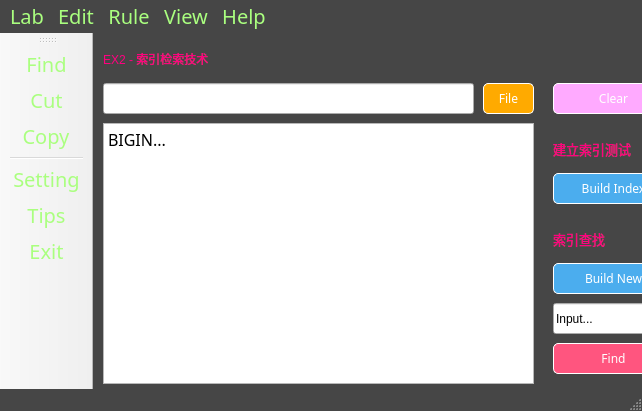
<?xml version="1.0" encoding="UTF-8"?>
<ui version="4.0">
 <class>MainWindow</class>
 <widget class="QMainWindow" name="MainWindow">
  <property name="geometry">
   <rect>
    <x>0</x>
    <y>0</y>
    <width>642</width>
    <height>411</height>
   </rect>
  </property>
  <property name="windowTitle">
   <string>MainWindow</string>
  </property>
  <property name="styleSheet">
   <string notr="true">QMainWindow{
	background-color: rgb(70, 70, 70); /*背景色*/
}
</string>
  </property>
  <property name="iconSize">
   <size>
    <width>32</width>
    <height>32</height>
   </size>
  </property>
  <widget class="QWidget" name="centralwidget">
   <property name="styleSheet">
    <string notr="true">QCentralwidget{
	background-color: rgb(70, 70, 70); /*背景色*/
}</string>
   </property>
   <widget class="QPushButton" name="pushButton">
    <property name="geometry">
     <rect>
      <x>460</x>
      <y>140</y>
      <width>121</width>
      <height>31</height>
     </rect>
    </property>
    <property name="autoFillBackground">
     <bool>false</bool>
    </property>
    <property name="styleSheet">
     <string notr="true">QPushButton
{
	background-color: rgb(75, 173, 238); /*背景色*/ 
	border-style: outset;    /* 边界内凹 */
	border-width: 1px;     /* 边边界宽度 */
	border-radius: 5px; /* 边界圆滑 */
	font: dengxian 16px;     /* 字体大小 */
	min-width: 2em;
	color: white; /* 字体颜色 */
	
}
/* 鼠标经过改变按钮颜色 */
QPushButton:hover
{
	background-color: rgb(0, 150, 0);
}
</string>
    </property>
    <property name="text">
     <string>Build Index</string>
    </property>
   </widget>
   <widget class="QLabel" name="label">
    <property name="geometry">
     <rect>
      <x>10</x>
      <y>10</y>
      <width>441</width>
      <height>31</height>
     </rect>
    </property>
    <property name="styleSheet">
     <string notr="true">font: 25 20pt &quot;等线 Light&quot;;
color: rgb(255, 0, 127)</string>
    </property>
    <property name="text">
     <string>EX2 - 索引检索技术</string>
    </property>
   </widget>
   <widget class="QPushButton" name="pushButton_2">
    <property name="geometry">
     <rect>
      <x>460</x>
      <y>50</y>
      <width>121</width>
      <height>31</height>
     </rect>
    </property>
    <property name="autoFillBackground">
     <bool>false</bool>
    </property>
    <property name="styleSheet">
     <string notr="true">QPushButton
{
	background-color: rgb(255, 170, 255); /*背景色*/ 
	border-style: outset;    /* 边界内凹 */
	border-width: 1px;     /* 边边界宽度 */
	border-radius: 5px; /* 边界圆滑 */
	font: dengxian 16px;     /* 字体大小 */
	min-width: 2em;
	color: white; /* 字体颜色 */
	
}
/* 鼠标经过改变按钮颜色 */
QPushButton:hover
{
	background-color: rgb(0, 150, 0);
}
</string>
    </property>
    <property name="text">
     <string>Clear</string>
    </property>
   </widget>
   <widget class="QPushButton" name="pushButton_3">
    <property name="geometry">
     <rect>
      <x>460</x>
      <y>230</y>
      <width>121</width>
      <height>31</height>
     </rect>
    </property>
    <property name="autoFillBackground">
     <bool>false</bool>
    </property>
    <property name="styleSheet">
     <string notr="true">QPushButton
{
	background-color: rgb(75, 173, 238); /*背景色*/ 
	border-style: outset;    /* 边界内凹 */
	border-width: 1px;     /* 边边界宽度 */
	border-radius: 5px; /* 边界圆滑 */
	font: dengxian 16px;     /* 字体大小 */
	min-width: 2em;
	color: white; /* 字体颜色 */
	
}
/* 鼠标经过改变按钮颜色 */
QPushButton:hover
{
	background-color: rgb(0, 150, 0);
}
</string>
    </property>
    <property name="text">
     <string>Build New</string>
    </property>
   </widget>
   <widget class="QPushButton" name="pushButton_4">
    <property name="geometry">
     <rect>
      <x>460</x>
      <y>310</y>
      <width>121</width>
      <height>31</height>
     </rect>
    </property>
    <property name="autoFillBackground">
     <bool>false</bool>
    </property>
    <property name="styleSheet">
     <string notr="true">QPushButton
{
	background-color: rgb(255, 85, 127); /*背景色*/ 
	border-style: outset;    /* 边界内凹 */
	border-width: 1px;     /* 边边界宽度 */
	border-radius: 5px; /* 边界圆滑 */
	font: dengxian 16px;     /* 字体大小 */
	min-width: 2em;
	color: white; /* 字体颜色 */
	
}
/* 鼠标经过改变按钮颜色 */
QPushButton:hover
{
	background-color: rgb(0, 150, 0);
}
</string>
    </property>
    <property name="text">
     <string>Find</string>
    </property>
   </widget>
   <widget class="QTextBrowser" name="textBrowser">
    <property name="geometry">
     <rect>
      <x>10</x>
      <y>90</y>
      <width>431</width>
      <height>261</height>
     </rect>
    </property>
    <property name="font">
     <font>
      <family>等线</family>
      <pointsize>12</pointsize>
     </font>
    </property>
    <property name="styleSheet">
     <string notr="true"/>
    </property>
    <property name="html">
     <string>&lt;!DOCTYPE HTML PUBLIC &quot;-//W3C//DTD HTML 4.0//EN&quot; &quot;http://www.w3.org/TR/REC-html40/strict.dtd&quot;&gt;
&lt;html&gt;&lt;head&gt;&lt;meta name=&quot;qrichtext&quot; content=&quot;1&quot; /&gt;&lt;style type=&quot;text/css&quot;&gt;
p, li { white-space: pre-wrap; }
&lt;/style&gt;&lt;/head&gt;&lt;body style=&quot; font-family:'等线'; font-size:12pt; font-weight:400; font-style:normal;&quot;&gt;
&lt;p style=&quot; margin-top:0px; margin-bottom:0px; margin-left:0px; margin-right:0px; -qt-block-indent:0; text-indent:0px;&quot;&gt;&lt;span style=&quot; font-family:'20px';&quot;&gt;BIGIN...&lt;/span&gt;&lt;/p&gt;&lt;/body&gt;&lt;/html&gt;</string>
    </property>
   </widget>
   <widget class="QLineEdit" name="lineEdit">
    <property name="geometry">
     <rect>
      <x>460</x>
      <y>270</y>
      <width>121</width>
      <height>31</height>
     </rect>
    </property>
    <property name="text">
     <string>Input...</string>
    </property>
   </widget>
   <widget class="QLabel" name="label_2">
    <property name="geometry">
     <rect>
      <x>460</x>
      <y>100</y>
      <width>111</width>
      <height>31</height>
     </rect>
    </property>
    <property name="font">
     <font>
      <family>等线 Light</family>
      <pointsize>10</pointsize>
      <weight>1</weight>
      <italic>false</italic>
      <bold>false</bold>
     </font>
    </property>
    <property name="styleSheet">
     <string notr="true">font: 10 10pt &quot;等线 Light&quot;;
color: rgb(255, 0, 127)</string>
    </property>
    <property name="text">
     <string>建立索引测试</string>
    </property>
   </widget>
   <widget class="QLabel" name="label_3">
    <property name="geometry">
     <rect>
      <x>460</x>
      <y>190</y>
      <width>111</width>
      <height>31</height>
     </rect>
    </property>
    <property name="font">
     <font>
      <family>等线 Light</family>
      <pointsize>10</pointsize>
      <weight>1</weight>
      <italic>false</italic>
      <bold>false</bold>
     </font>
    </property>
    <property name="styleSheet">
     <string notr="true">font: 10 10pt &quot;等线 Light&quot;;
color: rgb(255, 0, 127)</string>
    </property>
    <property name="text">
     <string>索引查找</string>
    </property>
   </widget>
   <widget class="QLineEdit" name="lineEdit_2">
    <property name="geometry">
     <rect>
      <x>10</x>
      <y>50</y>
      <width>371</width>
      <height>31</height>
     </rect>
    </property>
    <property name="font">
     <font>
      <family>等线</family>
      <pointsize>12</pointsize>
     </font>
    </property>
   </widget>
   <widget class="QPushButton" name="pushButton_6">
    <property name="geometry">
     <rect>
      <x>390</x>
      <y>50</y>
      <width>51</width>
      <height>31</height>
     </rect>
    </property>
    <property name="autoFillBackground">
     <bool>false</bool>
    </property>
    <property name="styleSheet">
     <string notr="true">QPushButton
{
	background-color: rgb(255, 170, 0); /*背景色*/ 
	border-style: outset;    /* 边界内凹 */
	border-width: 1px;     /* 边边界宽度 */
	border-radius: 5px; /* 边界圆滑 */
	font: dengxian 16px;     /* 字体大小 */
	min-width: 2em;
	color: white; /* 字体颜色 */
	
}
/* 鼠标经过改变按钮颜色 */
QPushButton:hover
{
	background-color: rgb(0, 150, 0);
}
</string>
    </property>
    <property name="text">
     <string>File</string>
    </property>
   </widget>
  </widget>
  <widget class="QMenuBar" name="menubar">
   <property name="geometry">
    <rect>
     <x>0</x>
     <y>0</y>
     <width>642</width>
     <height>27</height>
    </rect>
   </property>
   <property name="styleSheet">
    <string notr="true">*{
	font-family: dengxian;
	font-size: 20px;
	color: rgb(170, 255, 127);
	background-color: rgb(70, 70, 70); /*背景色*/
}</string>
   </property>
   <widget class="QMenu" name="menuFILE">
    <property name="title">
     <string>Rule</string>
    </property>
    <addaction name="actionSetting"/>
    <addaction name="separator"/>
    <addaction name="actionExit"/>
   </widget>
   <widget class="QMenu" name="menuEdit">
    <property name="title">
     <string>Edit</string>
    </property>
    <addaction name="actionFind"/>
    <addaction name="actionCut"/>
    <addaction name="actionCopy"/>
    <addaction name="actionPaste"/>
    <addaction name="separator"/>
    <addaction name="actionundo"/>
    <addaction name="actionRedo_paste"/>
    <addaction name="actionDelet"/>
    <addaction name="separator"/>
   </widget>
   <widget class="QMenu" name="menuView">
    <property name="title">
     <string>View</string>
    </property>
    <widget class="QMenu" name="menuTheme">
     <property name="title">
      <string>Theme</string>
     </property>
     <property name="icon">
      <iconset>
       <normaloff>../icon/主题_theme.svg</normaloff>../icon/主题_theme.svg</iconset>
     </property>
     <addaction name="actionDark"/>
     <addaction name="actionLight"/>
     <addaction name="actionFresh"/>
     <addaction name="actionRetro"/>
    </widget>
    <widget class="QMenu" name="menuLanguage">
     <property name="title">
      <string>Language</string>
     </property>
     <addaction name="actionChinese"/>
     <addaction name="actionEnglish"/>
    </widget>
    <addaction name="actionappearance"/>
    <addaction name="menuTheme"/>
    <addaction name="menuLanguage"/>
   </widget>
   <widget class="QMenu" name="menuHelp">
    <property name="title">
     <string>Help</string>
    </property>
    <addaction name="actionTips"/>
    <addaction name="actionAbout"/>
    <addaction name="separator"/>
    <addaction name="actionEdit"/>
    <addaction name="actionAbout_2"/>
   </widget>
   <widget class="QMenu" name="menuLab">
    <property name="title">
     <string>Lab</string>
    </property>
    <widget class="QMenu" name="menuEx1">
     <property name="title">
      <string>Ex1</string>
     </property>
     <addaction name="actionT1"/>
     <addaction name="actionex1"/>
    </widget>
    <widget class="QMenu" name="menuEx2">
     <property name="title">
      <string>Ex2</string>
     </property>
     <addaction name="actionT1_2"/>
     <addaction name="actionex1_2"/>
    </widget>
    <widget class="QMenu" name="menuEx3">
     <property name="title">
      <string>Ex3</string>
     </property>
     <addaction name="actionT1_3"/>
     <addaction name="actionex1_3"/>
    </widget>
    <widget class="QMenu" name="menuEx4">
     <property name="title">
      <string>Ex4</string>
     </property>
     <addaction name="actionT1_4"/>
     <addaction name="actionex1_4"/>
    </widget>
    <widget class="QMenu" name="menuEx6">
     <property name="title">
      <string>Ex6</string>
     </property>
     <addaction name="actionT1_6"/>
     <addaction name="actionex1_6"/>
    </widget>
    <widget class="QMenu" name="menuEx5">
     <property name="title">
      <string>Ex5</string>
     </property>
     <addaction name="actionT1_5"/>
     <addaction name="actionex1_5"/>
    </widget>
    <widget class="QMenu" name="menuEx7">
     <property name="title">
      <string>Ex7</string>
     </property>
     <addaction name="actionT1_7"/>
     <addaction name="actionex1_7"/>
    </widget>
    <widget class="QMenu" name="menuEx8">
     <property name="title">
      <string>Ex8</string>
     </property>
     <addaction name="actionT1_8"/>
     <addaction name="actionex1_8"/>
    </widget>
    <addaction name="menuEx1"/>
    <addaction name="menuEx2"/>
    <addaction name="menuEx3"/>
    <addaction name="menuEx4"/>
    <addaction name="menuEx5"/>
    <addaction name="menuEx6"/>
    <addaction name="menuEx7"/>
    <addaction name="menuEx8"/>
   </widget>
   <addaction name="menuLab"/>
   <addaction name="menuEdit"/>
   <addaction name="menuFILE"/>
   <addaction name="menuView"/>
   <addaction name="menuHelp"/>
  </widget>
  <widget class="QStatusBar" name="statusbar"/>
  <widget class="QToolBar" name="toolBar_3">
   <property name="windowTitle">
    <string>toolBar_3</string>
   </property>
   <property name="styleSheet">
    <string notr="true">*{
	font-family: dengxian;
	font-size: 20px;
	color: rgb(170, 255, 127);
}</string>
   </property>
   <attribute name="toolBarArea">
    <enum>LeftToolBarArea</enum>
   </attribute>
   <attribute name="toolBarBreak">
    <bool>false</bool>
   </attribute>
   <addaction name="actionFind"/>
   <addaction name="actionCut"/>
   <addaction name="actionCopy"/>
   <addaction name="separator"/>
   <addaction name="actionSetting"/>
   <addaction name="actionTips"/>
   <addaction name="actionExit"/>
  </widget>
  <action name="actionEdit">
   <property name="text">
    <string>Version</string>
   </property>
  </action>
  <action name="actionSetting">
   <property name="icon">
    <iconset>
     <normaloff>../icon/设置_setting.svg</normaloff>../icon/设置_setting.svg</iconset>
   </property>
   <property name="text">
    <string>Setting</string>
   </property>
  </action>
  <action name="actionExit">
   <property name="icon">
    <iconset>
     <normaloff>../icon/退出_logout.svg</normaloff>../icon/退出_logout.svg</iconset>
   </property>
   <property name="text">
    <string>Exit</string>
   </property>
  </action>
  <action name="actionTips">
   <property name="icon">
    <iconset>
     <normaloff>../icon/提示_tips-one.svg</normaloff>../icon/提示_tips-one.svg</iconset>
   </property>
   <property name="text">
    <string>Tips</string>
   </property>
  </action>
  <action name="actionAbout">
   <property name="text">
    <string>donate</string>
   </property>
  </action>
  <action name="actionappearance">
   <property name="text">
    <string>Appearance</string>
   </property>
  </action>
  <action name="actionCut">
   <property name="icon">
    <iconset>
     <normaloff>../icon/裁切_cutting-one.svg</normaloff>../icon/裁切_cutting-one.svg</iconset>
   </property>
   <property name="text">
    <string>Cut</string>
   </property>
  </action>
  <action name="actionCopy">
   <property name="icon">
    <iconset>
     <normaloff>../icon/复制_copy.svg</normaloff>../icon/复制_copy.svg</iconset>
   </property>
   <property name="text">
    <string>Copy</string>
   </property>
  </action>
  <action name="actionPaste">
   <property name="text">
    <string>Paste</string>
   </property>
  </action>
  <action name="actionDelet">
   <property name="icon">
    <iconset>
     <normaloff>../icon/删除_delete.svg</normaloff>../icon/删除_delete.svg</iconset>
   </property>
   <property name="text">
    <string>Delete</string>
   </property>
  </action>
  <action name="actionundo">
   <property name="text">
    <string>Undo</string>
   </property>
  </action>
  <action name="actionRedo_paste">
   <property name="text">
    <string>Redo</string>
   </property>
  </action>
  <action name="actionFind">
   <property name="icon">
    <iconset>
     <normaloff>../icon/查找_find.svg</normaloff>../icon/查找_find.svg</iconset>
   </property>
   <property name="text">
    <string>Find</string>
   </property>
  </action>
  <action name="actionAbout_2">
   <property name="text">
    <string>About</string>
   </property>
  </action>
  <action name="actionT1">
   <property name="text">
    <string>T1</string>
   </property>
  </action>
  <action name="actionex1">
   <property name="text">
    <string>ex1</string>
   </property>
  </action>
  <action name="actionT1_2">
   <property name="text">
    <string>T1</string>
   </property>
  </action>
  <action name="actionex1_2">
   <property name="text">
    <string>ex1</string>
   </property>
  </action>
  <action name="actionT1_3">
   <property name="text">
    <string>T1</string>
   </property>
  </action>
  <action name="actionex1_3">
   <property name="text">
    <string>ex1</string>
   </property>
  </action>
  <action name="actionT1_4">
   <property name="text">
    <string>T1</string>
   </property>
  </action>
  <action name="actionex1_4">
   <property name="text">
    <string>ex1</string>
   </property>
  </action>
  <action name="actionT1_5">
   <property name="text">
    <string>T1</string>
   </property>
  </action>
  <action name="actionex1_5">
   <property name="text">
    <string>ex1</string>
   </property>
  </action>
  <action name="actionT1_6">
   <property name="text">
    <string>T1</string>
   </property>
  </action>
  <action name="actionex1_6">
   <property name="text">
    <string>ex1</string>
   </property>
  </action>
  <action name="actionT1_7">
   <property name="text">
    <string>T1</string>
   </property>
  </action>
  <action name="actionex1_7">
   <property name="text">
    <string>ex1</string>
   </property>
  </action>
  <action name="actionT1_8">
   <property name="text">
    <string>T1</string>
   </property>
  </action>
  <action name="actionex1_8">
   <property name="text">
    <string>ex1</string>
   </property>
  </action>
  <action name="actionDark">
   <property name="text">
    <string>Dark</string>
   </property>
  </action>
  <action name="actionLight">
   <property name="text">
    <string>Light</string>
   </property>
  </action>
  <action name="actionFresh">
   <property name="text">
    <string>Fresh</string>
   </property>
  </action>
  <action name="actionRetro">
   <property name="text">
    <string>Retro</string>
   </property>
  </action>
  <action name="actionChinese">
   <property name="text">
    <string>Chinese</string>
   </property>
  </action>
  <action name="actionEnglish">
   <property name="text">
    <string>English</string>
   </property>
  </action>
 </widget>
 <resources>
  <include location="../icon/dark.qrc"/>
 </resources>
 <connections/>
</ui>
